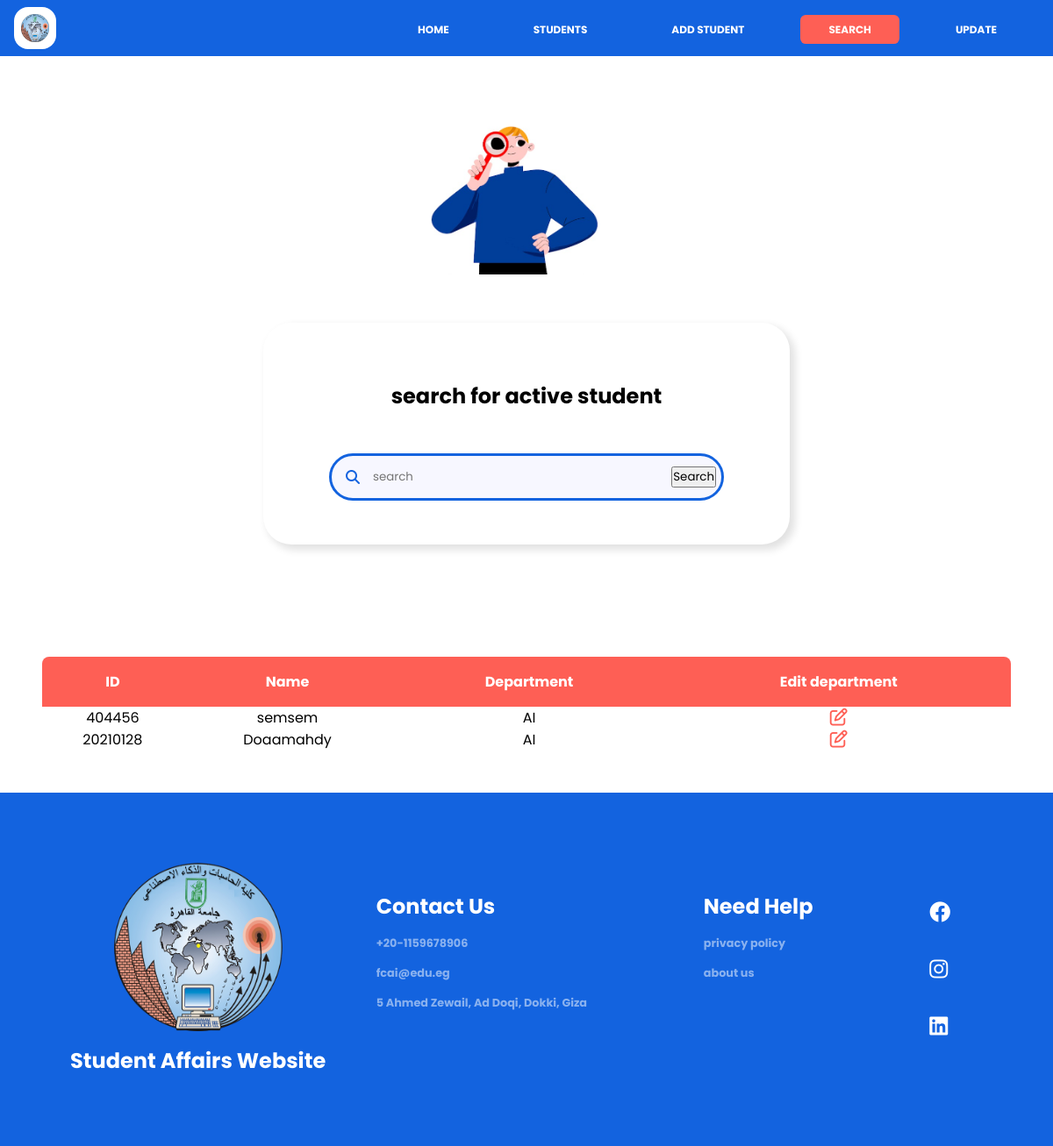
/search/, run on an earlier commit of the app's database.
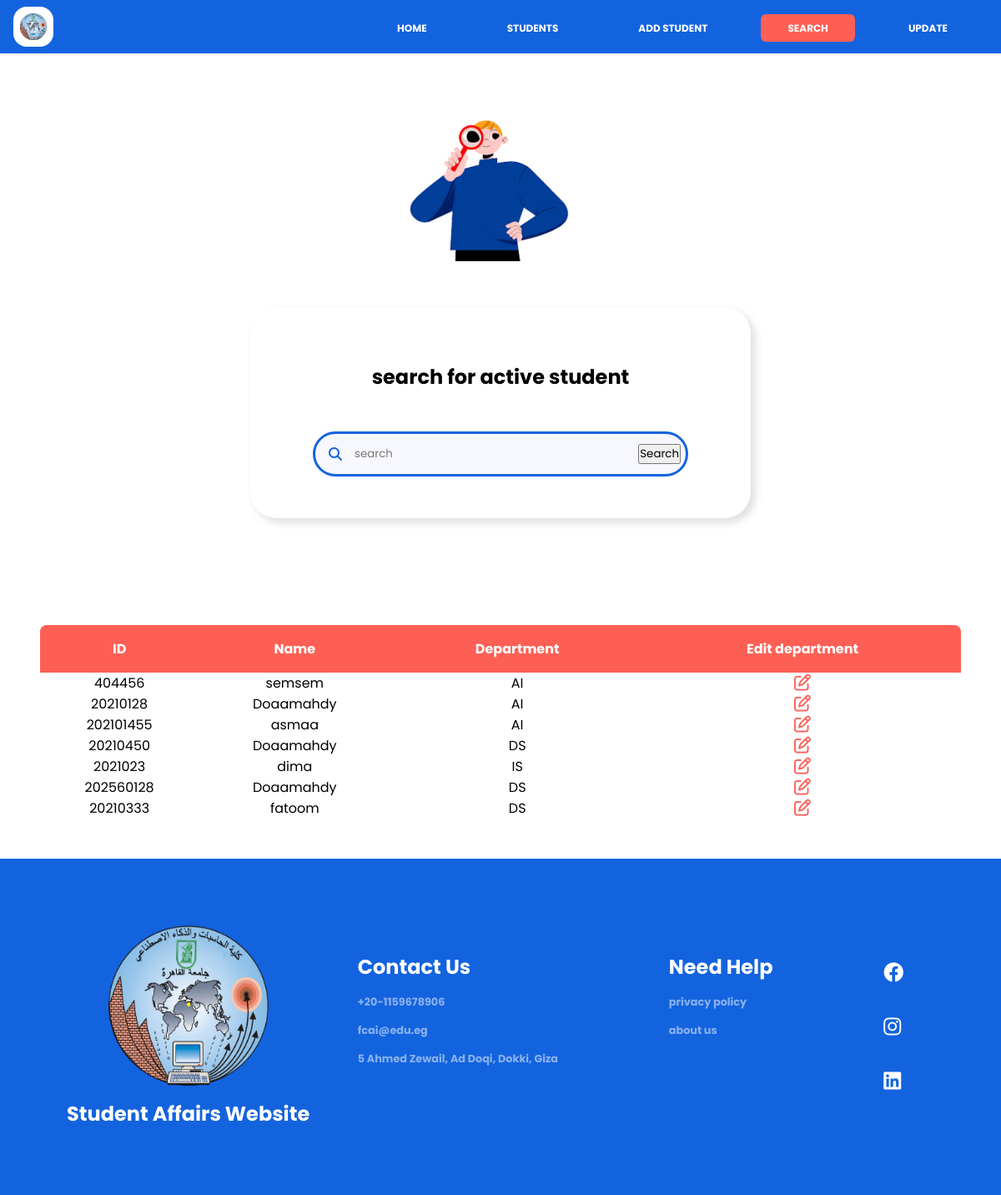
And on a later commit of the database.
### pages/models.py (models this page shows, shortened)
class Student(models.Model):
    ID = models.CharField(max_length=255, primary_key=True)
    name = models.CharField(max_length=255)
    birthDate = models.DateField(auto_now=False, auto_now_add=False, default=timezone.now)
    GPA = models.DecimalField(max_digits=3, decimal_places=2)
    email = models.CharField(max_length=255)
    phone = models.CharField(max_length=11)
    level_choices = [
        ("1", "one"),
        ("2", "two"),
        ("3", "three"),
        ("4", "four"),
    ]
    level = models.CharField(max_length=10,
                    choices=level_choices, null=True)
    department_choices = [
        ("General", "General"),
        ("CS", "Computer Science"),
        ("IT", "Information Technology"),
        ("IS", "Information System"),
        ("DS", "Decision Support"),
        ("AI", "Artificial Intelligence"),
    ]
    department = models.CharField(max_length=40,
                                choices=department_choices, null=True)
    gender_choices = [
        ("male", "male"),
        ("female", "female")
    ]
    gender = models.CharField(max_length=10,
                            choices=gender_choices, null=True)
    status_choices = [
        ("active", "active"),
        ("inactive", "inactive")
    ]
    status = models.CharField(max_length=15,
                            choices=status_choices, null=True)

### pages/views.py (the view)
# urls.py: path('search/',views.search,name='search'),
def search(request):
    if'q' in request.GET:
        q=request.GET['q']
        data=Student.objects.filter(ID__icontains=q)|Student.objects.filter(name__icontains=q)
    else:
        data = Student.objects.all()
    context={
        'data':data
    }
    return render(request,'search.html',context)

### pages/templates/search.html (shortened to what this page needs)
{% extends 'master.html' %}
{% load static %}
{% block styles %}
<link rel="stylesheet" href="{% static 'css/search.css' %}" />
<link rel="stylesheet" href="{% static 'css/font-awesome.min.css' %}" />
<link rel="stylesheet" href="{% static 'css/style.css' %}" />
<link rel="stylesheet" href="{% static 'css/fontawesome/css/all.css' %}" />
{% endblock %}
{% block contents %}
<div class="container">
  <div class="img_">
    <img src="{% static 'img/Screenshot (113).png' %}" alt="img-search" style="max-width: 60%; margin-left: 50px" />
  </div>
  <div class="search-content">
    <h2>search for active student</h2>
    <form method="get">
      <i class="fa fa-search"></i>
      <input type="search" name="q"  id="mysearch" placeholder="search" />
      <input type="submit" name="submit" class="submit" value="Search">
    </form>
  </div>
</div>
<div class="table-content">
  <table>
    <thead>
      <tr class="table-row">
        <th id="Id">ID</th>
        <th id="name">Name</th>
        <th id="department">Department</th>
        <th id="editDepartment">Edit department</th>
      </tr>
    </thead>
    <tbody id="tbody">
    {% for data in data %}
    <tr>
      <td>{{data.ID}}</td>
      <td>{{data.name}}</td>
      <td>{{data.department}}</td>
      <td ><i class="fa-regular fa-pen-to-square fa-lg" style="color: #fe5f55;" onclick="goToDepartPage('{{data.ID}}')"></i></td>
    </tr>
    {% endfor %}
    </tbody>
  </table>
</div>
{% endblock %}

### pages/templates/master.html (shortened to what this page needs)
{% load static %}
<!DOCTYPE html>
<html lang="en">
<head>
    {% block styles %}
    {% endblock %}
</head>
<body>
    <header>
        <div class="logo-and-icon">
            <a href="HOME.html">
                <div id="logo">
                    <img src="{% static 'img/logo.png' %}" alt="logo" />
                </div>
            </a>
        </div>
        <div>
            <nav>
                {% with request.resolver_match.url_name as url_name %}
                <ul class="menu">
                    <li><a href="/home/" class="{% if url_name == 'home' %}active{% endif %}">HOME</a></li>
                    <li><a href="/studentsPage/"
                            class="{% if url_name == 'studentsPage' %}active{% endif %}">STUDENTS</a>
                    </li>
                    <li><a href="/ADD-STUDENT/" class="{% if url_name == 'ADD-STUDENT' %}active{% endif %}">ADD
                            STUDENT</a></li>
                    <li><a href="/search/" class="{% if url_name == 'search' %}active{% endif %}">SEARCH</a></li>
                    <li><a href="/update/" class="{% if url_name == 'update' %}active{% endif %}">UPDATE</a></li>
                </ul>
                {% endwith %}
            </nav>
        </div>
    </header>
    {% block contents %}
    {% endblock %}
    <footer>
        <div class="first-sec">
            <img src="{% static 'img/logo.png' %}" alt="logo" />
            <h3>Student Affairs Website</h3>
        </div>
        <div class="second-sec">
            <div class="mid-sec">
                <h1>Contact Us</h1>
                <h3>+20-1159678906</h3>
                <h3>fcai@edu.eg</h3>
                <h3>5 Ahmed Zewail, Ad Doqi, Dokki, Giza</h3>
            </div>
            <div class="mid-sec">
                <h1>Need Help</h1>
                <h3>privacy policy</h3>
                <h3>about us</h3>
            </div>
            <div class="last-sec">
                <i class="fa-brands fa-facebook fa-xl"></i>
                <i class="fa-brands fa-instagram fa-xl"></i>
                <i class="fa-brands fa-linkedin fa-xl"></i>
            </div>
        </div>
    </footer>
</body>
</html>

### pages/static/css/search.css (style rules this page uses)
:root { --c0: rgb(255, 35, 20); --c1: rgba(254, 95, 85); --c2: rgba(247, 247, 255); --c3: rgba(189, 213, 234); --c4: rgb(19, 99, 223); --c5: rgb(44, 116, 179); --c6: rgb(212, 226, 240); font-size: 16px; }
.container { display: flex; align-items: center; justify-content: center; width: 100%; gap: 3rem; padding: 5rem 0rem; flex-direction: column; }
.search-content { display: flex; flex-direction: column; gap: 2rem; background-color: white; border-radius: 2rem; padding: 50px 75px; width: 50%; box-shadow: 5px 5px 10px 1px rgb(0, 0, 0, 12%); flex-grow: 1; }
.img_ { width: 20rem; }
.container h2 { text-align: center; padding: 1rem; }
.search-content form { background-color: var(--c2); border: var(--c4) 0.2rem solid; border-radius: 200px; padding: 6px; width: 100%; display: flex; align-items: center; transition: all 0.3s; }
.search-content form i { padding: 10px; color: var(--c4); transition: all 0.3s; }
.search-content input[type="search"] { flex: 1; min-width: 0; border: none; outline: none; padding: 0px 5px; background-color: rgba(0, 0, 0, 0); }
.table-content { width: 100%; display: flex; align-items: center; justify-content: center; padding: 3rem; }
table { text-align: center; border-collapse: collapse; border-radius: 0.5rem; overflow: hidden; width: 100%; }
th { background-color: var(--c1); color: white; }
th, .table-col { padding: 1rem; }
.table-row:nth-child(odd) { background-color: var(--c2); }

### pages/static/css/style.css (style rules this page uses)
:root { --c0: rgb(255, 35, 20); --c1: rgba(254, 95, 85); --c2: rgba(247, 247, 255); --c3: rgba(189, 213, 234); --c4: rgb(19, 99, 223); --c5: rgb(44, 116, 179); --c6: rgb(212, 226, 240); font-size: 16px; }
* { margin: 0; padding: 0; box-sizing: border-box; font-family: "poppins", sans-serif; }
body { display: flex; flex-direction: column; align-items: center; min-height: 100vh; overflow: scroll; overflow-x: hidden; width: 100%; }
header { display: flex; justify-content: space-between; align-items: center; background-color: var(--c4); padding: 0.5rem 1rem; width: 100%; position: sticky; top: 0px; z-index: 9999; box-shadow: 0px 10px 10px rgba(0, 0, 0, 0%); position: relative; }
#logo { display: flex; justify-content: center; align-items: center; background-color: white; border-radius: 1rem; aspect-ratio: 1 / 1; width: 3rem; }
#logo img { width: 2rem; height: 2rem; transition: all 0.3s; }
nav ul { display: flex; list-style: none; }
nav a { text-decoration: none; color: white; border-radius: 0.4rem; padding: 0.5rem 2rem; margin: 1rem; font-size: 0.75rem; font-weight: bold; transition: all 0.3s; }
nav a.active, nav a:hover { background-color: var(--c1) !important; }
footer { display: flex; justify-content: space-between; padding: 5rem; color: white; background-color: var(--c4); margin-top: auto; width: 100%; }
footer .first-sec { display: flex; flex-direction: column; align-items: center; gap: 1rem; }
footer .second-sec { display: flex; justify-content: space-evenly; gap: 4rem; width: 70%; }
footer .first-sec img { width: 12rem; height: 12rem; }
footer .first-sec h3 { font-size: 1.5rem; }
footer .mid-sec { display: flex; flex-direction: column; gap: 1rem; border-radius: 2rem; padding: 2rem; }
footer .mid-sec h1 { font-size: 1.5rem; }
footer .mid-sec h3 { opacity: 50%; font-size: 0.8rem; }
footer .last-sec { display: flex; flex-direction: column; justify-content: center; gap: 4rem; border-radius: 2rem; padding: 2rem; }

What changed in the data, as far as the page shows it:
added Student: ID "202101455", name "asmaa", department "AI"
added Student: ID "20210450", name "Doaamahdy", department "DS"
added Student: ID "2021023", name "dima", department "IS"
added Student: ID "202560128", name "Doaamahdy", department "DS"
added Student: ID "20210333", name "fatoom", department "DS"
